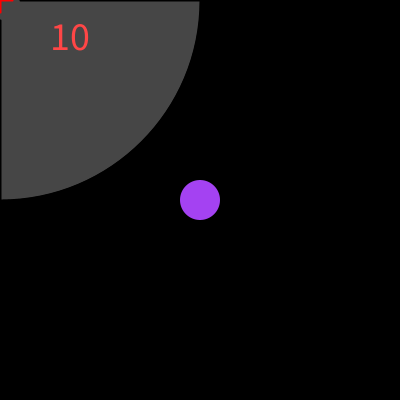
Frame 1 (no input)
Frame 60 (the mouse pressed at the canvas centre just before this capture): identical to frame 1, image omitted
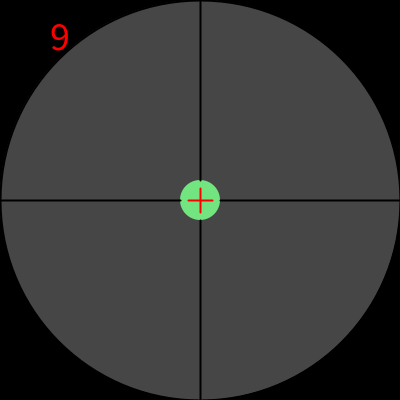
Frame 120 (the mouse held since frame 60 and released just before this capture)

The Processing sketch that drew these frames (run headless with seeded random() and noise(); from frame 60 on, the mouse is pressed at the canvas centre):

// Processing sketch: processing_109439
// ── processing_109439.pde

// Written by Jose Pertierra
// jpertier@andrew.cmu.edu
// Copyright Jose Periterra (September 3, 2013) All Rights Reserved

float x, y, wd, ht;
color col;
int score;

void setup()
{
  size(400, 400);
  x = width*0.5;
  y = height*0.5;
  wd = width*0.1;
  ht = height*0.1;
  score = 10;
  col = color(random(255), random(255), random(255));
  frameRate(24);
}

void draw()
{
  background(0, 0, 0);
  fill(255, 0, 0);
  textSize(40);
  text(score, 50, 50);
  noStroke();
  fill(col);
  ellipse(x, y, wd, ht);
  fill(255, 255, 255, 70);
  strokeWeight(2);
  stroke(0, 0, 0);
  ellipse(mouseX, mouseY, wd*10, ht*10);
  line(mouseX - wd*5, mouseY, mouseX - wd*0.5, mouseY);
  line(mouseX + wd*5, mouseY, mouseX + wd*0.5, mouseY);
  line(mouseX, mouseY - ht*5, mouseX, mouseY - ht*0.5);
  line(mouseX, mouseY + ht*5, mouseX, mouseY + ht*0.5);
  stroke(255, 0, 0);
  strokeWeight(2);
  line(mouseX - wd*0.3, mouseY, mouseX + wd*0.3, mouseY);
  line(mouseX, mouseY - ht*0.3, mouseX, mouseY + ht*0.3);
}

void mousePressed()
{
   double xdis = abs(mouseX - x);
   double ydis = abs(mouseY - y);
   if (xdis < wd && ydis < ht && score > 1)
      {
        fill(255, 174, 0);
        noStroke();
        rect(0, 0, width, height);
        col = color(random(255), random(255), random(255));
        textSize(50);
        fill(255, 255, 255);
        text("HEADSHOT", width*0.15, height*0.5);
        score = score - 1;
      }
    else if (xdis < wd && ydis < ht && score == 1)
      {
        textSize(50);
        fill(255, 0, 0);
        text("GAME OVER", width*0.15, height*0.5);
        score = score - 1;
        noLoop();
        }
}

void mouseReleased()
{
  x = random(width);
  y = random(height);
}

void keyPressed()
{
  if (key == CODED)
    if (keyCode == UP)
    {
      y = y - 45;
    }
    else if (keyCode == DOWN)
    {
      y = y + 45;
    }
    else if (keyCode == LEFT)
    {
      x = x - 45;
    }
    else if (keyCode == RIGHT)
    {
      x = x + 45;
    }
}
